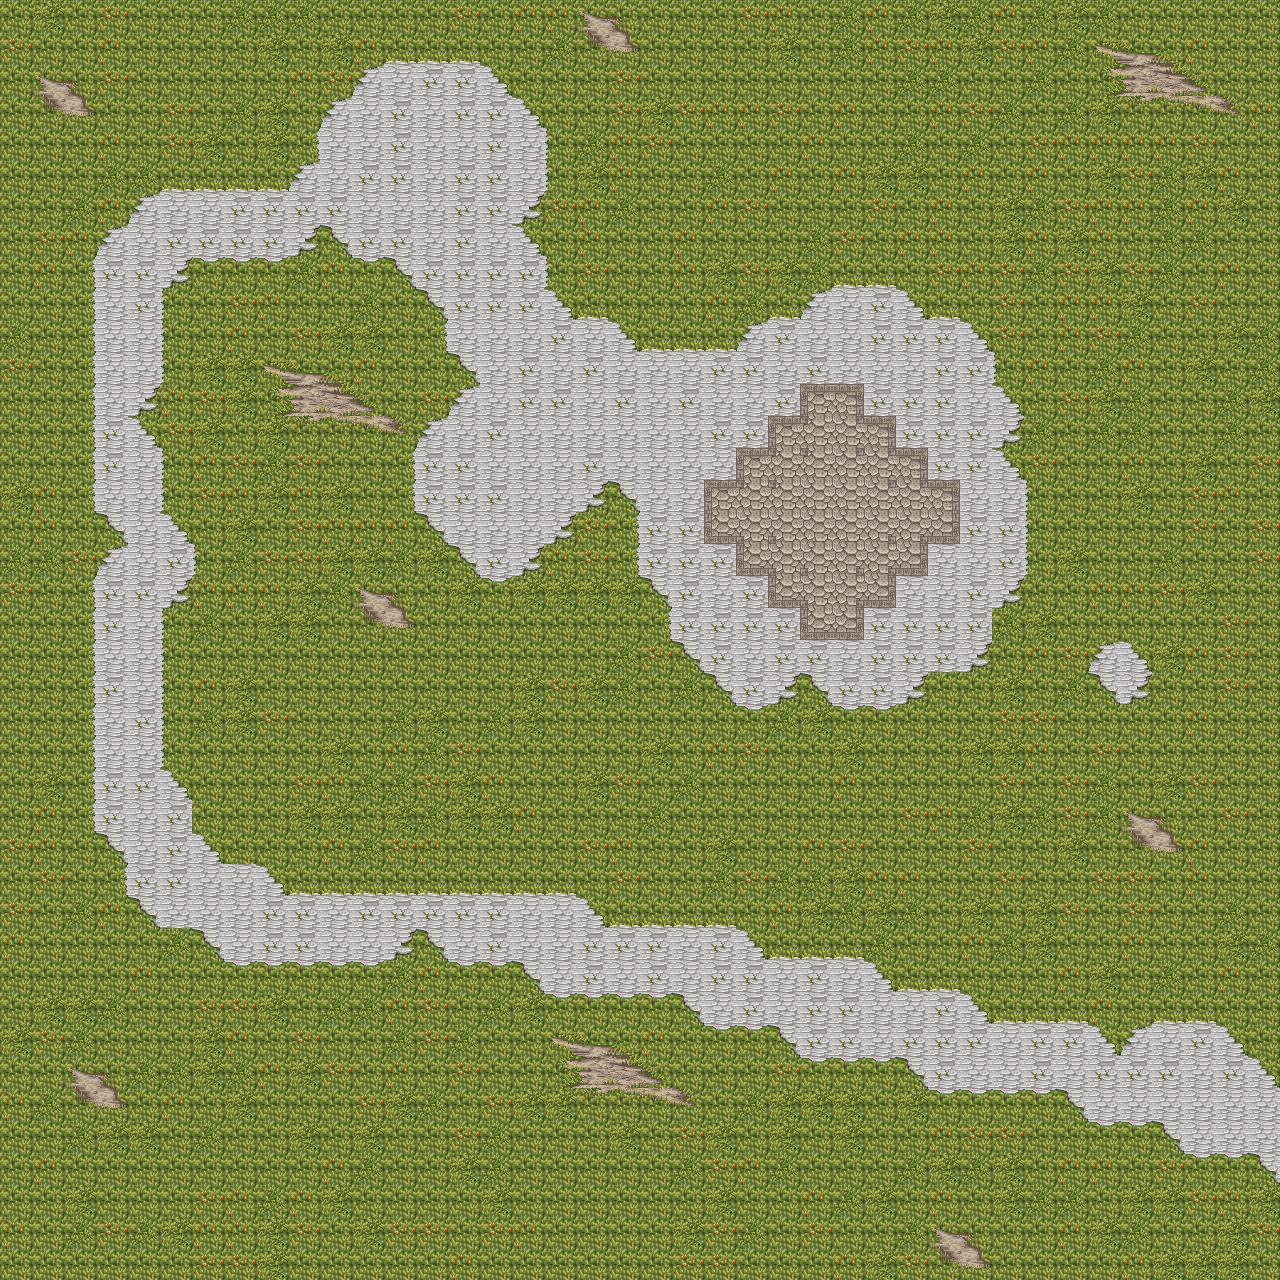

A level layout from a 2D game, rendered from its tile map. Below: a short description, then the map file with its tile-grid data intact:
An orthogonal 40x40 tile map with 32x32 px tiles, 1 tile layer (tile_base).

<map version="1.0" orientation="orthogonal" renderorder="right-down" width="40" height="40" tilewidth="32" tileheight="32" nextobjectid="1">
 <tileset firstgid="1" name="field_simpleA_sheet" tilewidth="32" tileheight="32" tilecount="64" columns="8">
  <image source="field_simpleA_sheet.png" width="256" height="256" />
 </tileset>
 <layer name="tile_base" width="40" height="40">
  <data encoding="csv">
25,29,25,26,25,25,25,28,28,28,25,25,25,25,26,25,27,27,10,11,25,25,25,26,27,25,28,27,28,29,28,27,28,29,28,25,25,25,25,25,
26,25,25,27,25,25,25,25,29,25,29,27,5,5,5,25,25,28,12,13,25,25,25,25,29,25,28,27,26,27,29,26,27,28,14,15,16,27,25,25,
25,10,11,26,25,25,25,25,25,27,26,8,30,31,31,9,25,25,25,26,25,25,25,25,25,25,25,25,28,28,25,25,28,25,17,18,19,20,25,25,
25,12,13,25,25,26,25,28,29,25,8,30,31,30,31,31,9,25,25,26,29,26,27,27,26,25,27,25,25,27,26,28,25,28,29,21,22,23,24,27,
25,25,25,27,25,26,29,25,29,2,30,30,31,30,30,31,30,3,28,27,26,25,25,25,25,27,25,25,28,25,28,25,26,27,27,27,27,26,25,25,
25,25,25,28,28,5,5,5,5,8,30,31,31,30,31,31,30,3,29,27,25,25,28,25,27,25,27,29,29,25,27,25,27,25,29,26,28,29,27,25,
25,25,28,27,8,30,30,31,31,31,31,30,30,30,31,31,7,26,27,28,25,25,27,26,25,25,25,26,25,27,25,29,28,26,27,27,28,27,29,25,
25,26,27,8,30,31,31,31,31,7,6,31,31,30,31,30,9,25,27,25,25,27,25,25,25,28,26,25,27,27,25,29,27,29,27,25,28,28,25,25,
25,27,2,31,31,7,4,4,4,28,27,4,6,31,31,31,31,3,26,25,25,27,29,26,29,28,5,5,25,26,27,26,28,26,29,26,28,25,27,25,
25,25,2,30,31,3,25,26,27,25,25,28,25,6,31,31,31,9,5,25,25,25,27,28,5,8,30,31,9,5,25,26,25,27,27,29,25,26,25,25,
28,25,2,30,30,3,25,27,25,26,29,29,25,2,30,30,30,31,30,9,5,5,5,8,31,30,30,31,31,31,9,26,25,27,26,28,25,25,29,28,
26,25,2,30,30,3,29,29,14,15,16,27,25,25,6,30,31,30,31,30,30,30,31,31,30,31,30,30,30,31,31,3,27,25,28,27,25,29,25,28,
25,25,2,30,7,27,26,29,17,18,19,20,25,26,8,30,31,31,30,31,30,31,30,30,31,32,34,31,31,31,30,9,25,26,29,28,25,25,28,29,
25,25,2,31,9,26,29,25,29,21,22,23,24,8,30,31,30,30,30,30,30,30,31,31,32,41,42,34,31,31,31,7,28,25,28,28,25,25,28,25,
25,25,2,31,30,3,27,26,28,26,25,25,2,31,31,30,30,30,31,30,30,30,30,32,41,41,42,42,34,31,31,9,26,25,25,27,25,29,25,26,
29,27,2,30,30,3,26,27,29,27,29,25,2,31,31,31,30,30,7,6,30,30,32,41,41,36,36,42,42,34,30,30,3,25,25,29,25,26,27,25,
25,27,25,6,30,9,25,29,25,26,27,27,27,6,30,30,30,7,26,2,31,31,38,43,43,36,36,44,44,40,31,31,3,25,25,25,25,26,25,26,
28,28,26,8,30,31,3,28,26,26,29,29,28,29,6,31,7,27,26,2,31,31,31,38,43,43,44,44,40,30,30,31,3,29,25,25,28,25,25,26,
26,25,2,31,31,7,27,27,27,29,28,10,11,25,29,4,29,29,29,29,6,31,30,31,38,43,44,40,30,30,31,7,25,25,27,27,26,29,25,25,
25,25,2,31,30,3,28,25,29,29,25,12,13,25,25,25,25,25,25,25,2,31,31,31,31,38,40,31,31,31,31,28,29,25,25,25,25,25,26,25,
25,25,2,30,30,3,25,25,25,25,25,25,25,25,25,25,25,25,25,28,26,6,31,30,31,31,30,31,31,31,7,25,27,26,8,9,29,27,26,25,
25,25,2,31,30,3,27,29,25,25,25,25,25,25,25,25,29,26,29,28,25,28,6,31,7,6,31,31,7,25,25,29,25,28,6,7,25,25,26,25,
25,25,2,30,31,3,28,29,26,25,25,25,28,29,25,28,29,25,25,25,25,25,25,4,28,29,4,4,25,25,25,26,26,25,25,25,25,27,25,25,
25,25,2,30,30,3,25,25,25,25,29,25,27,28,26,25,25,25,25,25,29,25,27,26,25,25,29,25,25,25,29,29,27,25,26,25,25,25,25,25,
25,29,2,31,31,9,25,25,25,26,27,28,28,26,29,27,25,25,29,26,25,28,25,25,25,25,27,25,25,25,25,26,25,26,28,25,29,26,25,25,
25,27,2,31,30,31,25,25,25,29,29,25,29,28,29,29,27,25,25,25,28,25,25,25,25,25,25,25,26,27,28,29,28,26,28,10,11,25,26,25,
26,27,25,6,30,31,9,25,25,25,27,28,26,27,25,25,25,25,26,27,25,25,29,25,25,27,26,25,25,25,26,25,25,29,25,12,13,27,25,25,
25,26,25,2,31,31,30,30,9,5,5,5,5,5,5,5,5,5,25,26,25,25,28,26,28,28,29,27,27,25,25,26,25,25,26,26,25,27,25,25,
26,25,28,27,6,30,30,30,31,31,30,31,31,31,31,31,30,30,9,5,5,5,5,25,27,29,28,29,28,25,29,25,29,26,25,26,25,25,28,25,
27,25,25,25,25,28,6,30,31,31,30,30,7,6,30,31,30,30,31,31,31,30,31,9,5,5,5,28,25,25,27,28,29,25,25,27,25,25,29,28,
25,25,25,25,27,25,25,4,4,4,4,4,28,27,4,4,6,30,31,30,31,30,31,31,30,31,30,9,5,5,25,25,25,27,29,25,28,25,27,25,
25,29,29,28,25,25,26,26,29,25,28,28,27,26,25,28,29,4,4,4,4,6,30,31,30,31,31,30,30,31,9,5,5,5,27,25,5,5,25,25,
29,26,28,25,25,25,29,27,25,26,25,25,28,26,28,25,25,14,15,16,27,25,4,4,6,31,31,30,31,31,31,30,31,31,9,8,30,31,9,25,
25,25,10,11,28,28,29,28,27,29,26,25,27,25,26,25,25,17,18,19,20,25,25,25,26,4,4,4,6,31,30,30,31,30,31,31,31,30,31,9,
27,28,12,13,25,27,25,29,25,25,25,26,29,28,25,26,29,29,21,22,23,24,25,28,29,29,29,25,29,4,4,4,4,6,30,30,30,30,30,30,
25,25,28,29,29,25,28,25,25,29,25,29,25,25,26,28,25,25,25,29,25,26,29,25,29,25,29,25,25,27,26,26,25,25,4,4,6,30,30,30,
25,27,25,25,25,25,25,25,25,25,27,28,25,25,29,28,25,25,25,25,25,28,26,27,28,25,25,25,28,29,28,29,25,27,27,25,26,4,4,6,
25,25,29,25,25,25,26,27,28,27,29,25,25,25,25,29,25,25,25,25,25,25,29,25,25,27,28,29,25,27,25,29,28,28,25,29,29,26,27,29,
27,25,28,26,28,29,27,27,29,26,25,29,26,26,25,26,27,25,25,25,25,29,26,28,25,26,25,25,28,10,11,25,25,27,29,28,25,25,29,26,
25,25,25,25,25,25,26,26,29,25,25,25,25,25,27,25,25,25,25,25,25,26,26,25,25,25,27,29,26,12,13,25,25,25,25,27,29,29,29,25
</data>
 </layer>
</map>
